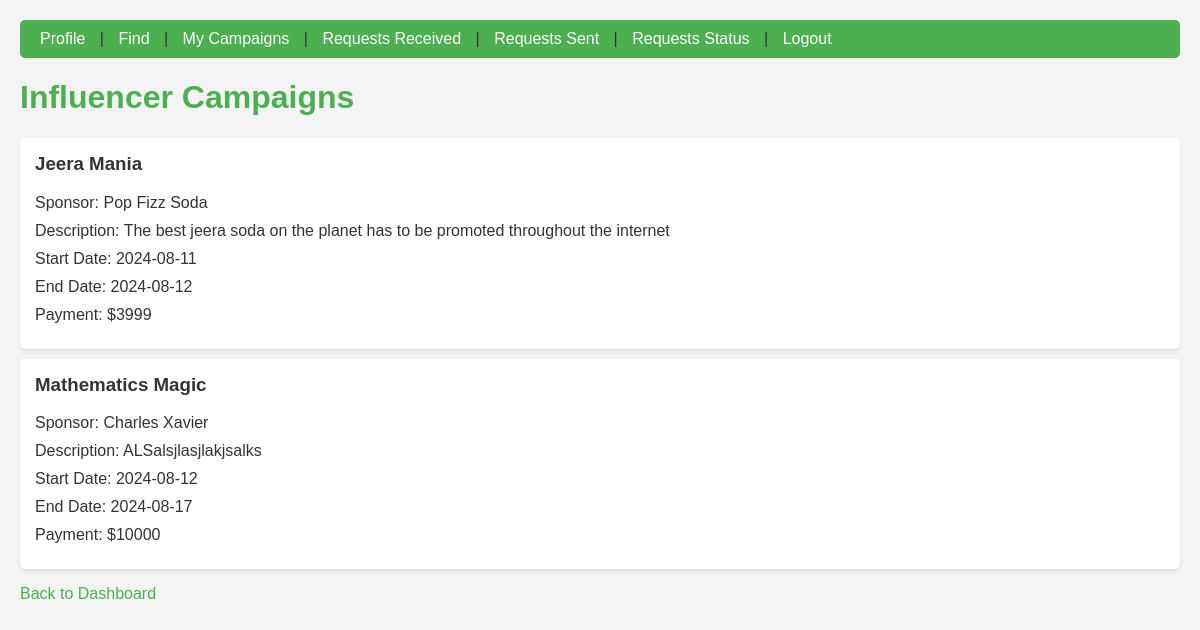
Page /inf_camp (signed in) on the committed database.
### backend/models.py (models this page shows)
class adreq(db.Model):
    __tablename__="adreq"
    req_id=db.Column(db.Integer, primary_key=True)
    camp_id=db.Column(db.Integer, db.ForeignKey("campaign.camp_id"), nullable=False)
    inf_id=db.Column(db.Integer, db.ForeignKey("inf_info.inf_id"), nullable=False)
    messeges=db.Column(db.Text, default="DEFAULT TEMPLATE")
    requirements=db.Column(db.Text, nullable=False)
    payment=db.Column(db.Integer, nullable=False)
    req_status=db.Column(db.String, default="PENDING")
    sender=db.Column(db.String, default="WAIT")

class campaign(db.Model):
    __tablename__="campaign"
    camp_id=db.Column(db.Integer, primary_key=True)
    spon_id=db.Column(db.Integer, db.ForeignKey("spon_info.spon_id"), nullable=False)
    name=db.Column(db.String, nullable=False)
    description=db.Column(db.Text, nullable=False)
    sdate=db.Column(db.Date, nullable=False)
    edate=db.Column(db.Date, nullable=False)
    budget=db.Column(db.Integer, nullable=False)
    Visibility=db.Column(db.String, nullable=False)
    goals=db.Column(db.Text, nullable=False)
    completion_status=db.Column(db.String, default="Active")
    camp_flag_status=db.Column(db.String, default="Unflagged")
    ad_requests=db.relationship('adreq', backref='campaign', cascade="all, delete-orphan", lazy=True)

class spon_info(db.Model):
    __tablename__="spon_info"
    spon_id=db.Column(db.Integer, primary_key=True)
    spon_type=db.Column(db.String, nullable=False)
    email=db.Column(db.String, nullable=False)
    spon_full_name=db.Column(db.String, nullable=False)
    spon_user_name=db.Column(db.String, unique=True, nullable=False)
    industry=db.Column(db.String, nullable=False)
    evaluation=db.Column(db.Integer, nullable=False)
    spon_password=db.Column(db.String, nullable=False)
    spon_flag_status=db.Column(db.String, default="Unflagged")
    campaigns=db.relationship('campaign', backref='sponsor', lazy=True)

### backend/controllers.py (the view)
@app.route("/inf_camp", methods=['GET'])
def inf_camp():
    user_name=session.get('user_name')
    influencer=inf_info.query.filter_by(user_name=user_name).first()
    if not influencer:
        return redirect(url_for("inf_login"))
    accepted_requests=db.session.query(adreq, campaign, spon_info).filter(adreq.inf_id==influencer.inf_id, adreq.req_status=="ACCEPTED", spon_info.spon_flag_status=="Unflagged", adreq.camp_id==campaign.camp_id, campaign.spon_id==spon_info.spon_id).all()
    return render_template("inf_camp.html", campaigns=accepted_requests)

### templates/inf_camp.html (shortened to what this page needs)
<!DOCTYPE html>
<html lang="en">
<head>
</head>
<body>
    <nav>
        <a href="/inf_prof">Profile</a> |
        <a href="/inf_find">Find</a> |
        <a href="/inf_camp">My Campaigns</a> |
        <a href="/inf_rec">Requests Received</a> |
        <a href="/inf_sent">Requests Sent</a> |
        <a href="/inf_accepted_or_rejected">Requests Status</a> |
        <a href="/">Logout</a>
    </nav>
    <h1>Influencer Campaigns</h1>
    {% if campaigns %}
        <ul>
            {% for ad_request, campaign, spon_info in campaigns %}
                <li>
                    <h3>{{ campaign.name }}</h3>
                    <p>Sponsor: {{ spon_info.spon_full_name }}</p>
                    <p>Description: {{ campaign.description }}</p>
                    <p>Start Date: {{ campaign.sdate }}</p>
                    <p>End Date: {{ campaign.edate }}</p>
                    <p>Payment: ${{ ad_request.payment }}</p>
                </li>
            {% endfor %}
        </ul>
    {% else %}
        <p class="no-campaigns">No campaigns found.</p>
    {% endif %}
    <a href="{{ url_for('inf_dashboard') }}">Back to Dashboard</a>
</body>
</html>

### templates/inf_camp.html (style rules this page uses)
body { font-family: Arial, sans-serif; background-color: #f4f4f4; color: #333; padding: 20px; margin: 0; }
h1 { color: #4CAF50; }
nav { background-color: #4CAF50; padding: 10px; border-radius: 5px; margin-bottom: 20px; }
nav a { color: #fff; text-decoration: none; margin: 0 10px; }
ul { list-style-type: none; padding: 0; }
ul li { background-color: #fff; margin: 10px 0; padding: 15px; border-radius: 5px; box-shadow: 0 2px 4px rgba(0, 0, 0, 0.1); }
ul li h3 { margin-top: 0; }
a { color: #4CAF50; text-decoration: none; }
p { margin: 10px 0; }

### rows in the picture
adreq: name "Jeera Mania", spon_full_name "Pop Fizz Soda", description "The best jeera soda on the planet has to be promoted throughout the internet", sdate "2024-08-11", edate "2024-08-12", payment "3999"
adreq: name "Mathematics Magic", spon_full_name "Charles Xavier", description "ALSalsjlasjlakjsalks", sdate "2024-08-12", edate "2024-08-17", payment "10000"
